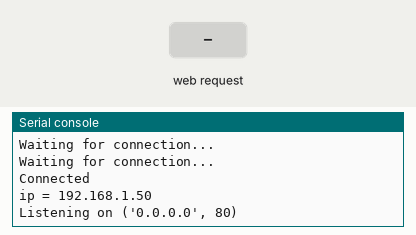
Simulated run of this program. Board: Raspberry Pi Pico running MicroPython. On the bench: the last lines printed to the serial console. The test bench sets the inputs (shaded band). WiFi joins after 1.5 s; library files of the repository ran but are not shown: secrets.py.

Above: at 3.2 s.
3.3 s: HTTP request GET / received
At 3.8 s:
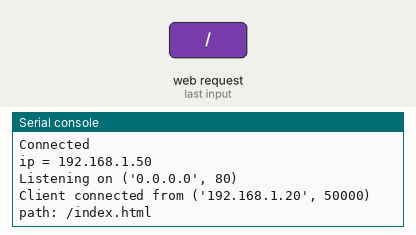
4.8 s: HTTP request GET /favicon.ico received
At 6.2 s:
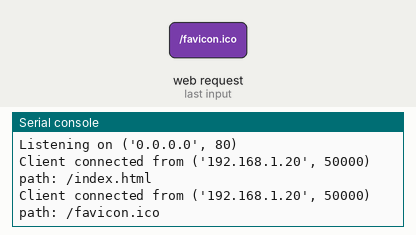

Measured:
- after the input at 3.3 s, the serial console: prints a new line at once (image 1)
- after the input at 4.8 s, the serial console: prints a new line at once (image 2)

The program:

main.py
```python
import rp2
import network
import ubinascii
import time
import socket
import json

import wiimclient
from secrets import secrets

# Set country to avoid possible errors
rp2.country('US')

wlan = network.WLAN(network.STA_IF)
wlan.active(True)
# If you need to disable powersaving mode
# wlan.config(pm = 0xa11140)

# See the MAC address in the wireless chip OTP
mac = ubinascii.hexlify(network.WLAN().config('mac'),':').decode()
print('mac = ' + mac)

# Load login data from different file for safety reasons
ssid = secrets['ssid']
pw = secrets['pw']
wiimip = secrets['wiimip']

wlan.connect(ssid, pw)

# Wait for connection with 10 second timeout
timeout = 10
while timeout > 0:
    if wlan.status() < 0 or wlan.status() >= 3:
        break
    timeout -= 1
    print('Waiting for connection...')
    time.sleep(1)

# Handle connection error
# Error meanings
# 0  Link Down
# 1  Link Join
# 2  Link NoIp
# 3  Link Up
# -1 Link Fail
# -2 Link NoNet
# -3 Link BadAuth

wlan_status = wlan.status()

if wlan_status != 3:
    raise RuntimeError('Wi-Fi connection failed')
else:
    print('Connected')
    status = wlan.ifconfig()
    print('ip = ' + status[0])

# HTTP server with socket
addr = socket.getaddrinfo('0.0.0.0', 80)[0][-1]

s = socket.socket()
s.bind(addr)
s.listen(1)

print('Listening on', addr)

# Listen for connections
while True:
    try:
        cl, addr = s.accept()
        print('Client connected from', addr)
        r = cl.recv(1024)

        r = str(r)
        action = r.find('?action')
        if action > -1:
            dict = wiimclient.getWiimData(wiimip)
            response = str.encode(json.dumps(dict))
            cl.send('HTTP/1.0 200 OK\r\nContent-type: text/json\r\n\r\n')
            cl.send(response)
            cl.close()

        if action == -1:
            try:
              path = r.split("GET ")[1]
              path = path.split(" HTTP")[0]

              if path == "/":
                  path = "/index.html"

              print("path:", path)
              ct = "text/html"

              if path == "/favicon.ico":
                  pass
              else:
                cl.send(f'HTTP/1.0 200 OK\r\nContent-type: {ct}\r\n\r\n')
                with open(path,'rb') as file:
                    sendfile = file.read()

                cl.sendall(sendfile)
                cl.close()
            except Exception as e:
              print(e)

    except OSError as e:
        cl.close()
        print('Connection closed')
```

wiimclient.py
```python
import urequests as requests

def getWiimData(WiimIp):
    url = f"http://{WiimIp}:49152/upnp/control/rendertransport1"

    data = """
    <?xml version="1.0" encoding="utf-8"?>
    <s:Envelope s:encodingStyle="http://schemas.xmlsoap.org/soap/encoding/" xmlns:s="http://schemas.xmlsoap.org/soap/envelope/">
        <s:Body>
            <u:GetMediaInfo xmlns:u="urn:schemas-upnp-org:service:AVTransport:1">
                <InstanceID>0</InstanceID>
            </u:GetMediaInfo>
        </s:Body>
    </s:Envelope>
    """

    headers = {'Content-Type' : 'text/xml; charset=utf-8',
              'SOAPAction' : '"urn:schemas-upnp-org:service:AVTransport:1#GetMediaInfo"'}

    resp = requests.post(url, headers=headers, data=data)

    meta = resp.content.decode("UTF-8").split("CurrentURIMetaData>")[1][0:-2]

    meta = meta.replace("&gt;",">")
    meta = meta.replace("&lt;","<")
    meta = meta.replace("&quot;","\'")
    meta = meta.replace("&amp;","&")
    meta = meta.replace("&apos;","\'")

    meta = meta.split("<item id=")[1][9:]
    meta = meta.split("</item>")[0]
    items = meta.split("\n")

    dict = {}
    for item in items:
        try:
          name = item.split(">")[0].replace("<","")
          value = item.split(">")[1].split("</")[0]
          dict[name] = value
        except:
            continue

    return dict
```
